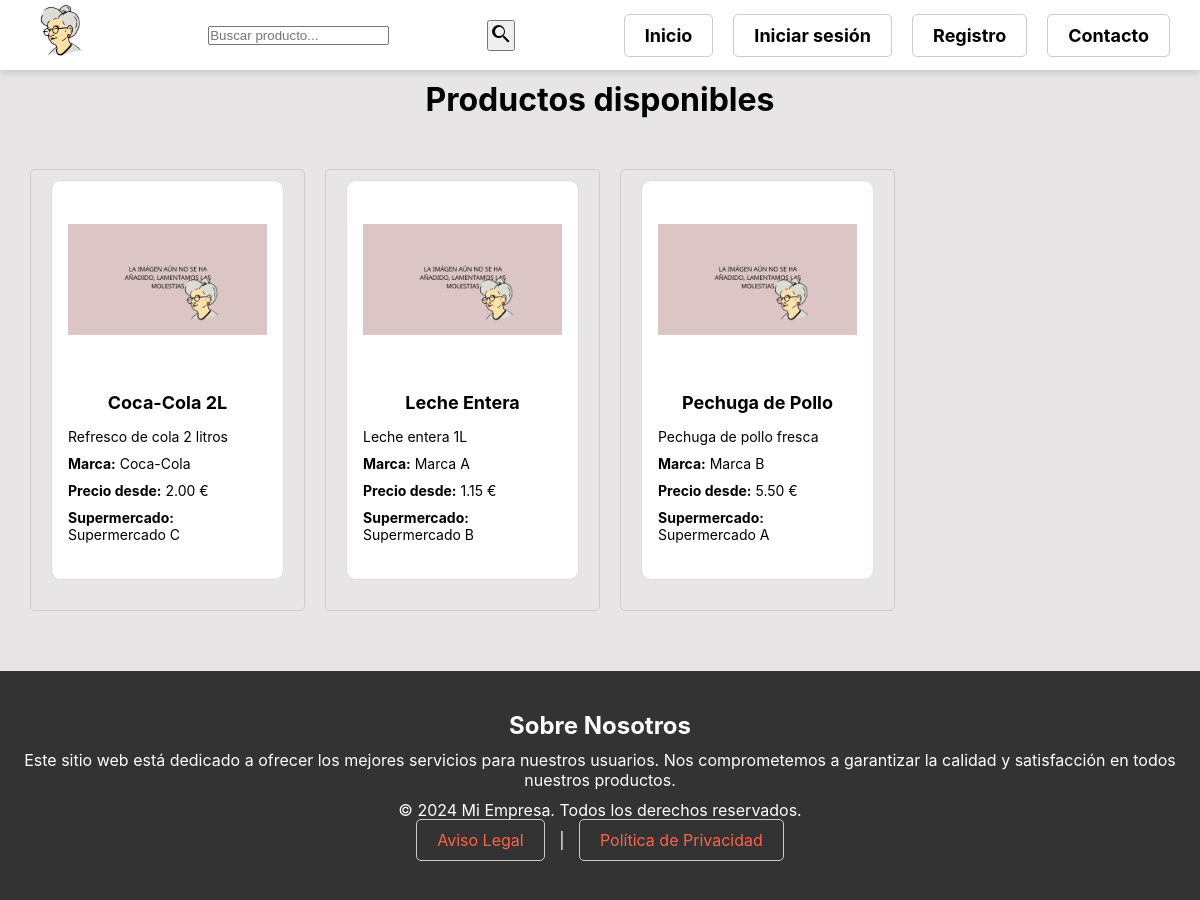
The page / on the database its author committed.
### tables this page shows
CREATE TABLE PrecioProducto (
    ID_Precio INT AUTO_INCREMENT PRIMARY KEY,
    ID_Producto INT NOT NULL,
    ID_Supermercado INT NOT NULL,
    Precio DECIMAL(10,2) NOT NULL,
    FechaRegistro TIMESTAMP DEFAULT CURRENT_TIMESTAMP,
    ID_Usuario INT NOT NULL, 
    FOREIGN KEY (ID_Producto) REFERENCES Producto(ID_Producto),
    FOREIGN KEY (ID_Supermercado) REFERENCES Supermercado(ID_Supermercado),
    FOREIGN KEY (ID_Usuario) REFERENCES Usuario(ID_Usuario)
);

CREATE TABLE Producto (
    ID_Producto INT AUTO_INCREMENT PRIMARY KEY,
    NombreProducto VARCHAR(100) NOT NULL UNIQUE,
    Descripcion TEXT NULL,
    ID_Categoria INT NOT NULL,
    Marca VARCHAR(50) NULL UNIQUE,
    Imagen VARCHAR(255) NULL,
    FOREIGN KEY (ID_Categoria) REFERENCES Categoria(ID_Categoria)
);

CREATE TABLE Supermercado (
    ID_Supermercado INT AUTO_INCREMENT PRIMARY KEY,
    Nombre VARCHAR(100) NOT NULL,
    Direccion VARCHAR(255) NULL UNIQUE,
    Ciudad VARCHAR(50) NOT NULL,
    Pais VARCHAR(50) NOT NULL
);

### modelo/bdd/mysql.php (called while the page is built, shortened)
<?php
class yayaBD {
    private static $conexion = null;
    public static function conexionBD() {
        if (self::$conexion === null) {
            $config = parse_ini_file(__DIR__ . "/../../config.ini");
            $pass   = $config['contrasena'] ?? '';
            self::$conexion = new mysqli(
                $config['server'],
                $config['user'],
                $pass,
                $config['bd']
            );
            self::$conexion->set_charset('utf8');
        }
        return self::$conexion;
    }
    public static function consultaLectura(string $sql, mixed ...$params): ?array {
        $db   = self::conexionBD();
        $stmt = $db->prepare($sql);
        $stmt->execute();
        $res = $stmt->get_result();
        return $res->num_rows > 0
            ? $res->fetch_all(MYSQLI_ASSOC)
            : null;
    }
}

### index.php (the view, shortened to what this page needs)
<?php
include_once __DIR__ . '/modelo/bdd/mysql.php';
$productos = yayaBD::consultaLectura(" SELECT p.*, pp.Precio AS PrecioMinimo, s.Nombre AS NombreSupermercado
    FROM Producto p
    LEFT JOIN PrecioProducto pp
        ON pp.ID_Precio = (
            SELECT pp2.ID_Precio
            FROM PrecioProducto pp2
            WHERE pp2.ID_Producto = p.ID_Producto
            ORDER BY pp2.Precio ASC
            LIMIT 1
        )
    LEFT JOIN Supermercado s ON pp.ID_Supermercado = s.ID_Supermercado
    ORDER BY p.NombreProducto ASC
");
?>
<!DOCTYPE html>
<html lang="es">
<head>
    <link rel="stylesheet" href="includes/styles.css">
</head>
<body>
<h1>Productos disponibles</h1>
<?php
include 'includes/cabecera.php';
?>
 <div class="productos-container">
        <?php if ($productos): ?>
            <?php foreach ($productos as $producto): ?>
                 <a href="gestores/comparar.php?id=<?= $producto['ID_Producto'] ?>" class="producto-link">
                    <div class="producto">
                        <div class="contenedor-img">
                            <img src="includes/img/<?php echo htmlspecialchars($producto['Imagen']); ?>"
                            onerror="this.onerror=null; this.src='includes/img/default.png';"
                            alt="<?php echo htmlspecialchars($producto['NombreProducto']); ?>">
                        </div>
                            <h3><?php echo htmlspecialchars($producto['NombreProducto']); ?></h3>
                            <p><?php echo htmlspecialchars($producto['Descripcion']); ?></p>
                            <p><strong>Marca:</strong> <?php echo htmlspecialchars($producto['Marca']); ?></p>
                                <p><strong>Precio desde:</strong>
                            <?php echo $producto['PrecioMinimo'] !== null
                                ? number_format($producto['PrecioMinimo'], 2) . ' €'
                                : 'No disponible'; ?> </p>
                                <?php if ($producto['NombreSupermercado']): ?>
                                <p><strong>Supermercado:</strong> <?php echo htmlspecialchars($producto['NombreSupermercado']); ?></p>
                                <?php endif; ?>
                    </div>
                </a>
            <?php endforeach; ?>
        <?php else: ?>
            <p>No hay productos disponibles.</p>
        <?php endif; ?>
    </div>
</body>
</html>

### includes/cabecera.php (shortened to what this page needs)
<!DOCTYPE html>
<html lang="es">
<head>
  <link rel="stylesheet" href="<?= BASE_URL ?>includes/styles.css">
</head>
<body>
  <header>
        <div class="logo">
            <img src="<?= BASE_URL ?>includes/img/logo.png" alt="Logo">
          </div>
          <input type="text" id="buscador" placeholder="Buscar producto...">
        <button class="search-btn" onclick="buscador()" aria-label="Buscar">
        </button>
    <?php if (!isset($_SESSION['usuario'])): ?>
      <nav>
        <a href="<?= BASE_URL ?>index.php">Inicio</a>
        <a href="<?= BASE_URL ?>includes/login.php">Iniciar sesión</a>
        <a href="<?= BASE_URL ?>includes/formulario.php">Registro</a>
        <a href="<?= BASE_URL ?>includes/contacto.php">Contacto</a>
      </nav>
    <?php endif; ?>
  </header>

### includes/styles.css (style rules this page uses)
* { margin: 0; padding: 0; box-sizing: border-box; }
:root { --color-principal: black; --color-secundario: #828282; --color-fondo: #e7e5e5; --color-galeria: #e4b1b1; --color-destacados: #b18f8f; --color-contactos: #dddddd; --color-hover: #a8d4e7; --color-contacto: #eeeae9; --fuente-principal: 'Inter', sans-serif; --fuente-detalle: 'Inter', monospace; }
body { padding-top: 80px; font-family: var(--fuente-principal); background: var(--color-fondo); }
header { width: 100%; position: fixed; top: 0; left: 0; height: 70px; background: white; display: flex; justify-content: space-between; align-items: center; padding: 10px 20px; box-shadow: 0px 4px 6px rgba(0, 0, 0, 0.1); z-index: 1000; }
.logo img { flex: 1; width: 90px; border-radius: 15px; }
nav { display: flex; justify-content: flex-end; }
nav a { text-decoration: none; font-size: 18px; font-weight: bold; color: var(--color-principa); }
h1 { text-align: center; margin-bottom: 20px; }
a { margin: 10px; padding: 10px 20px; border: 1px solid #ccc; text-decoration: none; color: #333; border-radius: 5px; }
.pie { background-color: #333; color: white; text-align: center; padding: 40px 20px; margin-top: 50px; }
.pie h2 { font-size: 24px; margin-bottom: 10px; }
.pie p { font-size: 16px; margin: 10px 0; }
.pie a { color: #ff6347; text-decoration: none; transition: color 0.3s; }
.productos-container { display: grid; grid-template-columns: repeat(auto-fill, minmax(250px, 1fr)); gap: 20px; padding: 20px; }
.producto { height: 400px; display: flex; flex-direction: column; align-items: center; border: 1px solid #ddd; border-radius: 10px; background-color: #fff; padding: 16px; transition: box-shadow 0.2s ease; overflow: hidden; }
.contenedor-img { height: 180px; width: 100%; display: flex; justify-content: center; align-items: center; margin-bottom: 15px; }
.contenedor-img img { max-height: 100%; max-width: 100%; object-fit: contain; }
.producto-link { display: inline-block; text-decoration: none; color: inherit; width: 100%; }
.producto-link { text-decoration: none; color: inherit; display: block; height: 100%; }
.producto img { width: 100%; max-height: 180px; display: block; object-fit: contain; margin: 0 auto 15px auto }
.producto h3 { font-size: 18px; margin-bottom: 10px; }
.producto p { width: 100%; font-size: 14px; margin: 5px 0; text-align: left; }

### rows shown on the page
precioproducto: ID_Producto.NombreProducto "Coca-Cola 2L", ID_Producto.Descripcion "Refresco de cola 2 litros", ID_Producto.Marca "Coca-Cola", Precio "2.00", ID_Supermercado.Nombre "Supermercado C"
precioproducto: ID_Producto.NombreProducto "Leche Entera", ID_Producto.Descripcion "Leche entera 1L", ID_Producto.Marca "Marca A", Precio "1.15", ID_Supermercado.Nombre "Supermercado B"
precioproducto: ID_Producto.NombreProducto "Pechuga de Pollo", ID_Producto.Descripcion "Pechuga de pollo fresca", ID_Producto.Marca "Marca B", Precio "5.50", ID_Supermercado.Nombre "Supermercado A"
